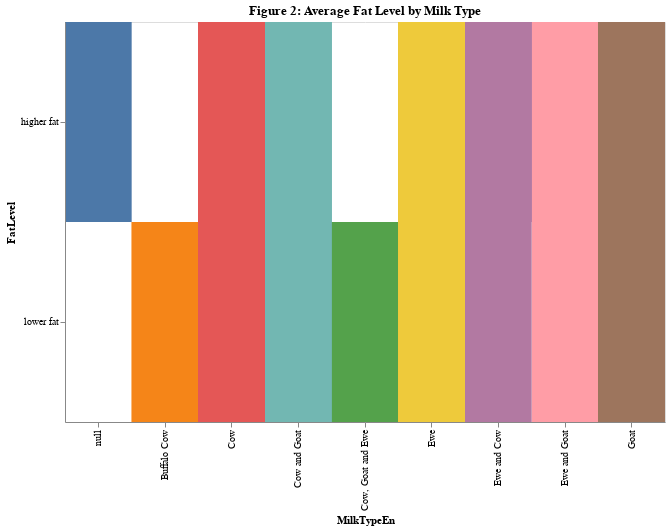

Notebook source saved alongside this figure:
### Code cell
# Plot with Altair
alt.Chart(cheese_df).mark_rect().encode(
    x='MilkTypeEn:N',
    y='FatLevel:N',
    color=alt.Color('MilkTypeEn:N', legend=None),
    tooltip=['MilkTypeEn', 'FatLevel']
).properties(
    width=600,
    height=400,
    title='Figure 2: Average Fat Level by Milk Type'
).interactive()

### Figure 1 — Vega-Lite specification as saved in the notebook (floating-point values rounded to 4 significant figures; data arrays with more than 128 entries replaced by an {"elided": "..."} marker saying what was removed)
{"config": {"view": {"continuousWidth": 400, "continuousHeight": 300}}, "data": {"name": "data-9e1ead429797596045ea8f1ed08573dc"}, "mark": "rect", "encoding": {"color": {"type": "nominal", "field": "MilkTypeEn", "legend": null}, "tooltip": [{"type": "nominal", "field": "MilkTypeEn"}, {"type": "nominal", "field": "FatLevel"}], "x": {"type": "nominal", "field": "MilkTypeEn"}, "y": {"type": "nominal", "field": "FatLevel"}}, "height": 400, "selection": {"selector002": {"type": "interval", "bind": "scales", "encodings": ["x", "y"]}}, "title": "Figure 2: Average Fat Level by Milk Type", "width": 600, "$schema": "https://vega.github.io/schema/vega-lite/v4.8.1.json", "datasets": {"data-9e1ead429797596045ea8f1ed08573dc": {"elided": "1042 records"}}}
